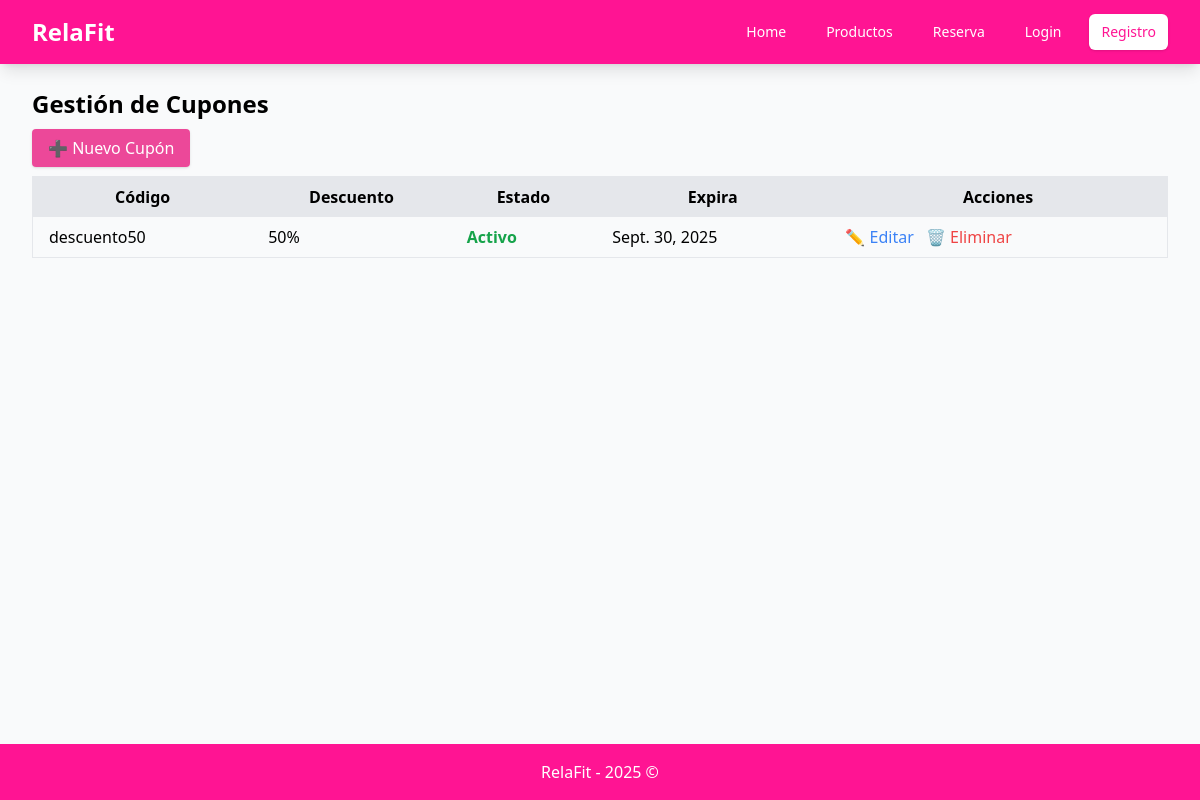
/panel/cupones/, run on an earlier commit of the app's database.
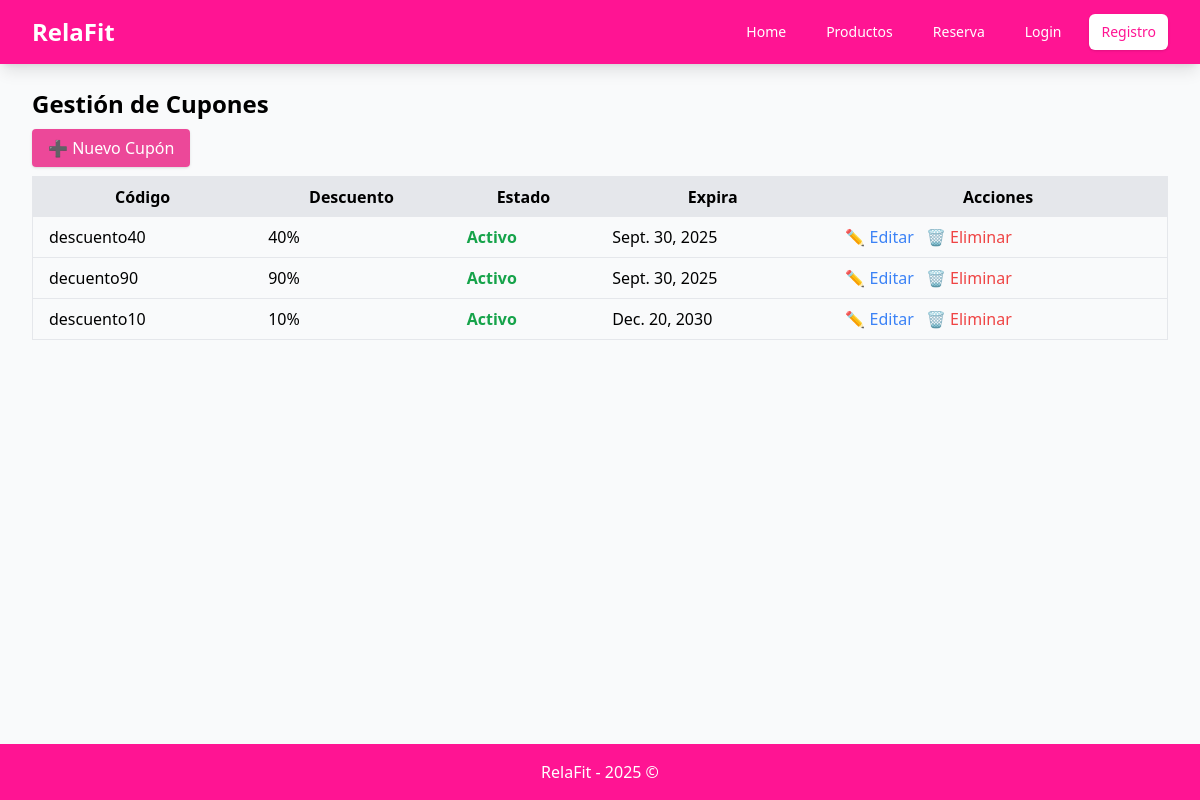
And on a later commit of the database.
### Sesion/models.py (models this page shows)
class Cupon(models.Model):
    idCupon = models.AutoField(primary_key = True)
    descuentoCupon = models.IntegerField()
    codigoCupon = models.CharField()
    estadoCupon = models.BooleanField()
    fechaVencimientoCupon = models.DateField()

### Sesion/views.py (the view)
# urls.py: path("panel/cupones/", CuponListView.as_view(), name="cupon_list"),
class CuponListView(ListView):
    model = Cupon
    template_name = "cupon/cupon_list.html"
    context_object_name = "cupones"

### Sesion/templates/cupon/cupon_list.html (shortened to what this page needs)
{% extends "base.html" %}
{% block content %}
<h1 class="text-2xl font-bold mb-4">Gestión de Cupones</h1>
<a href="{% url 'cupon_form' %}"
   class="bg-pink-500 hover:bg-pink-600 text-white px-4 py-2 rounded shadow">
   ➕ Nuevo Cupón
</a>
<table class="min-w-full mt-4 border">
  <thead>
    <tr class="bg-gray-200">
      <th class="px-4 py-2">Código</th>
      <th class="px-4 py-2">Descuento</th>
      <th class="px-4 py-2">Estado</th>
      <th class="px-4 py-2">Expira</th>
      <th class="px-4 py-2">Acciones</th>
    </tr>
  </thead>
  <tbody>
    {% for cupon in cupones %}
    <tr class="border-b">
      <td class="px-4 py-2">{{ cupon.codigoCupon }}</td>
      <td class="px-4 py-2">{{ cupon.descuentoCupon }}%</td>
      <td class="px-4 py-2">
        {% if cupon.estadoCupon %}
          <span class="text-green-600 font-semibold">Activo</span>
        {% else %}
          <span class="text-red-600 font-semibold">Inactivo</span>
        {% endif %}
      </td>
      <td class="px-4 py-2">{{ cupon.fechaVencimientoCupon }}</td>
      <td class="px-4 py-2 space-x-2">
        <a href="{% url 'cupon_form' cupon.idCupon %}" class="text-blue-500">✏️ Editar</a>
        <button onclick="openModal('{{ cupon.id }}')" class="text-red-500">🗑 Eliminar</button>
      </td>
    </tr>
    {% empty %}
    <tr>
      <td colspan="5" class="text-center py-4">No hay cupones registrados.</td>
    </tr>
    {% endfor %}
  </tbody>
</table>
{% endblock %}

### Sesion/templates/base.html (shortened to what this page needs)
<!DOCTYPE html>
<html lang="es">
<head>
    <script src="https://cdn.tailwindcss.com"></script>
</head>
<body class="min-h-screen bg-gray-50 flex flex-col">
    <nav class="bg-pink-bright shadow-lg sticky top-0 z-50">
        <div class="max-w-7xl mx-auto px-4 sm:px-6 lg:px-8">
            <div class="flex justify-between items-center h-16">
                <div class="flex items-center">
                    <h1 class="text-2xl font-bold text-white">RelaFit</h1>
                </div>
                <div class="hidden md:block">
                    <div class="ml-10 flex items-baseline space-x-4">
                        {% if request.session.usuario_id %}
                            {% if request.session.usuario_tipo == "admin" %}
                                <a href="{% url 'productos_list' %}"
                                class="text-white hover:bg-pink-bright-dark px-3 py-2 rounded-md text-sm font-medium">
                                    Gestionar Productos
                                </a>
                                <a href="{% url 'sesiones_list' %}"
                                class="text-white hover:bg-pink-bright-dark px-3 py-2 rounded-md text-sm font-medium">
                                    Gestionar Sesiones
                                </a>
                                <a href="{% url 'cupon_list' %}"
                                class="text-white hover:bg-pink-bright-dark px-3 py-2 rounded-md text-sm font-medium">
                                    Gestionar Cupones
                                </a>
                                <span class="text-white px-3 py-2 rounded-md text-sm font-medium">Hola, {{ request.session.usuario_nombre }}</span>
                                <a href="{% url 'logout' %}"
                                class="bg-white text-pink-bright hover:bg-gray-100 px-3 py-2 rounded-md text-sm font-medium shadow">
                                    Cerrar sesión
                                </a>
                            {% else %}
                                <a href="{% url 'home' %}"
                                class="text-white hover:bg-pink-bright-dark px-3 py-2 rounded-md text-sm font-medium">
                                    Home
                                </a>
                                <a href="{% url 'producto' %}"
                                class="text-white hover:bg-pink-bright-dark px-3 py-2 rounded-md text-sm font-medium">
                                    Productos
                                </a>
                                <a href="{% url 'reserva' %}"
                                class="text-white hover:bg-pink-bright-dark px-3 py-2 rounded-md text-sm font-medium">
                                    Reserva
                                </a>
                                <span class="text-white px-3 py-2 rounded-md text-sm font-medium">Hola, {{ request.session.usuario_nombre }}</span>
                                <a href="{% url 'logout' %}"
                                class="bg-white text-pink-bright hover:bg-gray-100 px-3 py-2 rounded-md text-sm font-medium shadow">
                                    Cerrar sesión
                                </a>
                            {% endif %}
                        {% else %}
                            <a href="{% url 'home' %}"
                            class="text-white hover:bg-pink-bright-dark px-3 py-2 rounded-md text-sm font-medium">
                                Home
                            </a>
                            <a href="{% url 'producto' %}"
                            class="text-white hover:bg-pink-bright-dark px-3 py-2 rounded-md text-sm font-medium">
                                Productos
                            </a>
                            <a href="{% url 'reserva' %}"
                            class="text-white hover:bg-pink-bright-dark px-3 py-2 rounded-md text-sm font-medium">
                                Reserva
                            </a>
                            <a href="{% url 'login' %}"
                            class="text-white hover:bg-pink-bright-dark px-3 py-2 rounded-md text-sm font-medium">
                                Login
                            </a>
                            <a href="{% url 'registro' %}"
                            class="bg-white text-pink-bright hover:bg-gray-100 px-3 py-2 rounded-md text-sm font-medium shadow">
                                Registro
                            </a>
                        {% endif %}
                    </div>
                </div>
            </div>
        </div>
    </nav>
    <main class="flex-grow">
        <div class="max-w-7xl mx-auto py-6 sm:px-6 lg:px-8">
            {% block content %}
            {% endblock %}
        </div>
    </main>
    <footer class="bg-pink-bright">
        <div class="max-w-7xl mx-auto py-4 px-4 sm:px-6 lg:px-8">
            <div class="text-center">
                <p class="text-white font-medium">RelaFit - 2025 ©</p>
            </div>
        </div>
    </footer>
</body>
</html>

What changed in the data, as far as the page shows it:
changed Cupon: codigoCupon "descuento50" → "descuento40"; descuentoCupon "50" → "40"
added Cupon: codigoCupon "decuento90", descuentoCupon "90", estadoCupon "Activo", fechaVencimientoCupon "Sept. 30, 2025"
added Cupon: codigoCupon "descuento10", descuentoCupon "10", estadoCupon "Activo", fechaVencimientoCupon "Dec. 20, 2030"
